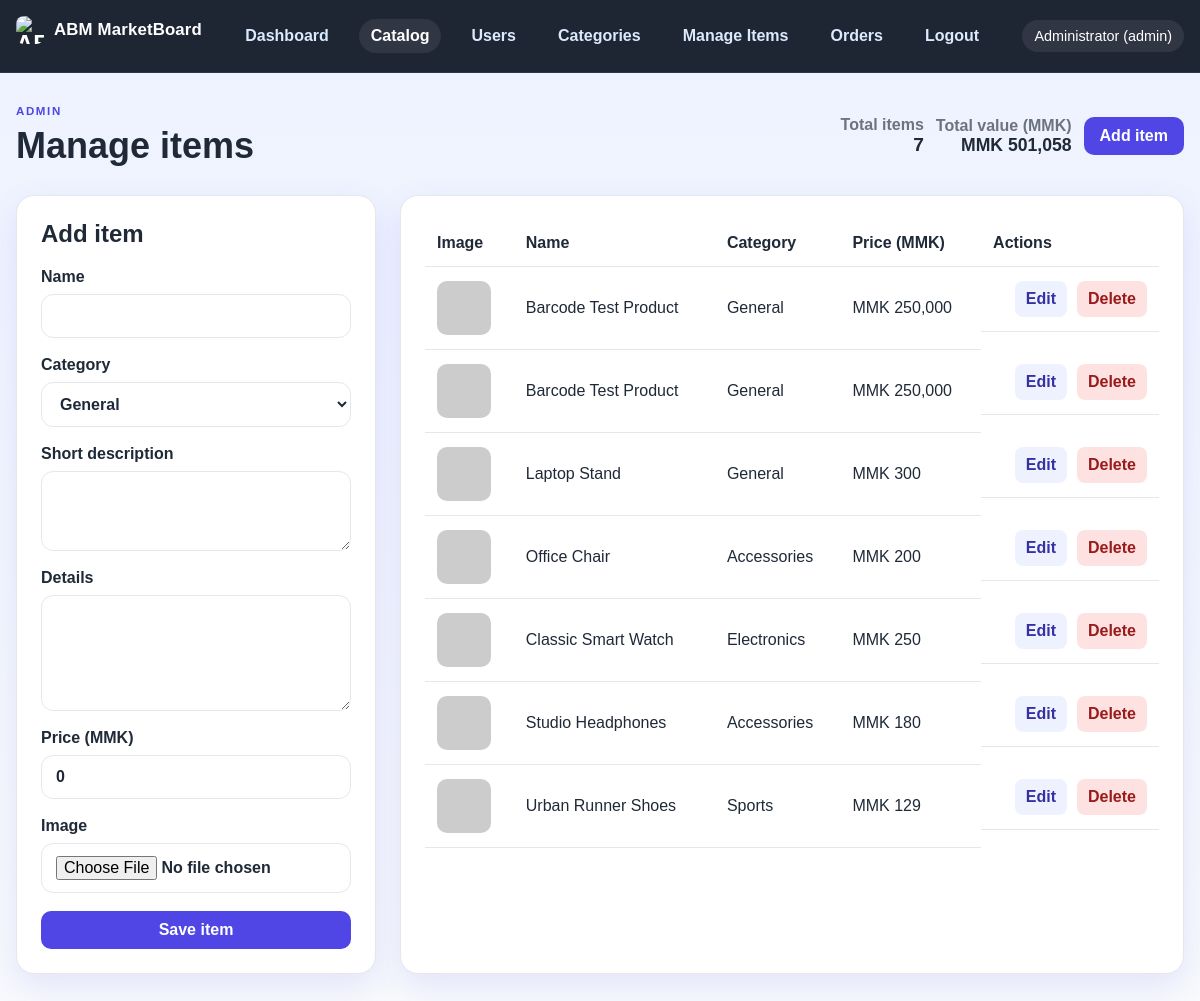
Page /admin/items.php (signed in) on the earlier database version.
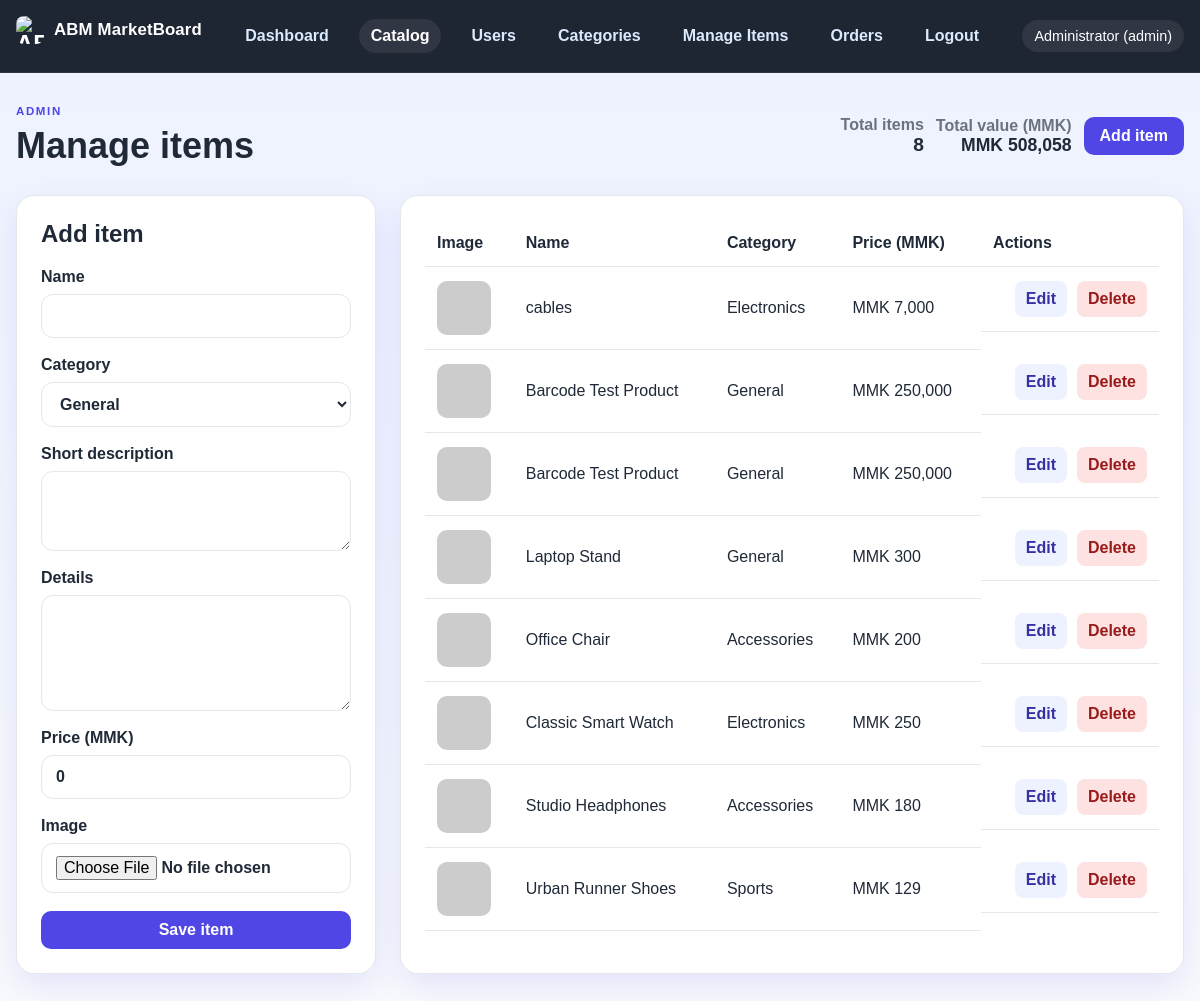
Same page on the later database version.
### tables this page shows
CREATE TABLE items (
            id INTEGER PRIMARY KEY AUTOINCREMENT,
            name TEXT NOT NULL,
            description TEXT NOT NULL,
            details TEXT NOT NULL,
            price REAL NOT NULL DEFAULT 0,
            image TEXT,
            created_at DATETIME DEFAULT CURRENT_TIMESTAMP
        , category TEXT NOT NULL DEFAULT "General", barcode TEXT);

### app/db.php (called while the page is built, shortened)
<?php
function getDb(): PDO
{
    static $pdo = null;
    if ($pdo === null) {
        $pdo = new PDO('sqlite:' . DB_PATH);
        $pdo->setAttribute(PDO::ATTR_ERRMODE, PDO::ERRMODE_EXCEPTION);
        $pdo->setAttribute(PDO::ATTR_DEFAULT_FETCH_MODE, PDO::FETCH_ASSOC);
        $pdo->exec('PRAGMA foreign_keys = ON;');
        initializeDatabase($pdo);
    }
    return $pdo;
}
function initializeDatabase(PDO $pdo): void
{
    $pdo->exec('CREATE TABLE IF NOT EXISTS users (
        id INTEGER PRIMARY KEY AUTOINCREMENT,
        name TEXT NOT NULL,
        email TEXT NOT NULL UNIQUE,
        password TEXT NOT NULL,
        role TEXT NOT NULL DEFAULT "user",
        approved INTEGER NOT NULL DEFAULT 0,
        created_at DATETIME DEFAULT CURRENT_TIMESTAMP
    )');
    $pdo->exec('CREATE TABLE IF NOT EXISTS items (
        id INTEGER PRIMARY KEY AUTOINCREMENT,
        name TEXT NOT NULL,
        description TEXT NOT NULL,
        details TEXT NOT NULL,
        price REAL NOT NULL DEFAULT 0,
        image TEXT,
        category TEXT NOT NULL DEFAULT "General",
        barcode TEXT,
        created_at DATETIME DEFAULT CURRENT_TIMESTAMP
    )');
    $pdo->exec('CREATE TABLE IF NOT EXISTS categories (
        id INTEGER PRIMARY KEY AUTOINCREMENT,
        name TEXT NOT NULL UNIQUE,
        created_at DATETIME DEFAULT CURRENT_TIMESTAMP
    )');
    $pdo->exec('CREATE TABLE IF NOT EXISTS messages (
        id INTEGER PRIMARY KEY AUTOINCREMENT,
        sender_id INTEGER,
        sender_name TEXT NOT NULL,
        message TEXT NOT NULL,
        is_announcement INTEGER NOT NULL DEFAULT 0,
        created_at DATETIME DEFAULT CURRENT_TIMESTAMP,
        FOREIGN KEY (sender_id) REFERENCES users(id) ON DELETE SET NULL
    )');
    $pdo->exec('CREATE TABLE IF NOT EXISTS orders (
        id INTEGER PRIMARY KEY AUTOINCREMENT,
        user_id INTEGER NOT NULL,
        total INTEGER NOT NULL DEFAULT 0,
        status TEXT NOT NULL DEFAULT "pending",
        created_at DATETIME DEFAULT CURRENT_TIMESTAMP,
        FOREIGN KEY (user_id) REFERENCES users(id) ON DELETE CASCADE
    )');
    $pdo->exec('CREATE TABLE IF NOT EXISTS order_items (
        id INTEGER PRIMARY KEY AUTOINCREMENT,
        order_id INTEGER NOT NULL,
        item_id INTEGER NOT NULL,
        price INTEGER NOT NULL,
        quantity INTEGER NOT NULL DEFAULT 1,
        FOREIGN KEY (order_id) REFERENCES orders(id) ON DELETE CASCADE,
        FOREIGN KEY (item_id) REFERENCES items(id) ON DELETE CASCADE
    )');
    try {
        $pdo->query('SELECT is_announcement FROM messages LIMIT 1');
    } catch (Exception $e) {
        try {
            $pdo->exec('ALTER TABLE messages ADD COLUMN is_announcement INTEGER NOT NULL DEFAULT 0');
        } catch (Exception $ignored) {
        }
    }
    try {
        $pdo->query('SELECT approved FROM users LIMIT 1');
    } catch (Exception $e) {
        try {
            $pdo->exec('ALTER TABLE users ADD COLUMN approved INTEGER NOT NULL DEFAULT 0');
        } catch (Exception $ignored) {
        }
    }
    try {
        $pdo->query('SELECT barcode FROM items LIMIT 1');
    } catch (Exception $e) {
        try {
            $pdo->exec('ALTER TABLE items ADD COLUMN barcode TEXT');
        } catch (Exception $ignored) {
        }
    }
    $count = (int) $pdo->query('SELECT COUNT(*) FROM users WHERE email = "admin@demo.com"')->fetchColumn();
}
function getAllItems(): array
{
    $stmt = getDb()->query('SELECT * FROM items ORDER BY created_at DESC');
    return $stmt->fetchAll();
}
function getItemsTotal(): float
{
    $stmt = getDb()->query('SELECT COALESCE(SUM(price), 0) as total FROM items');
    $row = $stmt->fetch();
    return (float) ($row['total'] ?? 0.0);
}

### app/helpers.php (called while the page is built, shortened)
<?php
require_once __DIR__ . '/db.php';
function e(string $value): string
{
    return htmlspecialchars($value, ENT_QUOTES, 'UTF-8');
}
function formatPrice(float $amount): string
{
    return 'MMK ' . number_format((int) round($amount), 0, '.', ',');
}
function itemImageUrl(?string $imageName): string
{
    $imageName = ltrim($imageName, '/');
    $imageName = preg_replace('#^uploads/items/#', '', $imageName) ?? $imageName;
    $publicPath = APP_ROOT . '/public/uploads/items/' . $imageName;
    $legacyPath = APP_ROOT . '/uploads/items/' . $imageName;
    return 'https://placehold.co/600x400/1f2937/ffffff?text=Product';
}

### public/admin/items.php (the view, shortened to what the changed rows need)
<?php
require_once __DIR__ . '/../../app/helpers.php';
$editId = (int) ($_GET['edit'] ?? 0);
$editingItem = $editId > 0 ? findItemById($editId) : null;
$items = getAllItems();
$totalCount = count(getAllItems());
$totalValueUsd = getItemsTotal();
include __DIR__ . '/../../app/partials/header.php';
?>
<section class="page-header">
    <div>
        <h1>Manage items</h1>
    </div>
    <div style="display:flex;gap:12px;align-items:center">
        <div style="text-align:right">
            <div style="color:var(--muted);font-weight:700">Total items</div>
            <div style="font-size:1.2rem;font-weight:800"><?= (int) $totalCount ?></div>
        </div>
        <div style="text-align:right">
            <div style="color:var(--muted);font-weight:700">Total value (<?= defined('CURRENCY') ? CURRENCY : 'MMK' ?>)</div>
            <div style="font-size:1.1rem;font-weight:800"><?= formatPrice((float) $totalValueUsd) ?></div>
        </div>
    </div>
</section>
<div class="admin-layout">
    <aside class="admin-form-card">
        <h2><?= $editingItem ? 'Edit item' : 'Add item' ?></h2>
    </aside>
    <section class="admin-table-card">
        <table>
            <thead>
                <tr>
                    <th>Image</th>
                    <th>Name</th>
                    <th>Category</th>
                    <th>Price (MMK)</th>
                    <th>Actions</th>
                </tr>
            </thead>
            <tbody>
            <?php foreach ($items as $item): ?>
                <tr>
                    <td><img class="mini-thumb" src="<?= e(itemImageUrl($item['image'])) ?>" alt="<?= e($item['name']) ?>"></td>
                    <td><?= e($item['name']) ?></td>
                    <td><?= e($item['category'] ?? 'General') ?></td>
                    <td><?= formatPrice((float) $item['price']) ?></td>
                    <td class="action-buttons">
                        <a href="/admin/items.php?edit=<?= (int) $item['id'] ?>">Edit</a>
                        <form method="post" onsubmit="return confirm('Delete this item?');">
                            <button type="submit">Delete</button>
                        </form>
                    </td>
                </tr>
            <?php endforeach; ?>
            </tbody>
        </table>
    </section>
</div>
<?php include __DIR__ . '/../../app/partials/footer.php'; ?>

Differences in the rows shown:
added items: name "cables", category "Electronics", price "MMK 7,000"
Other differences:
$totalCount: "7" → "8"
formatPrice((float) $totalValueUsd): "MMK 501,058" → "MMK 508,058"
